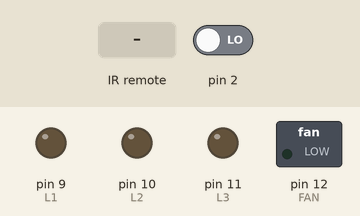
Bench run of a sketch on a simulated Arduino Uno, built with avr-gcc and run on an emulated ATmega328P. Parts: switched loads named in the sketch (green lamp = pin HIGH), output pins drawn as LEDs (lit = HIGH). Inputs (shaded band) come from the test bench; at power-on: pin 2 LOW.

Above: at 1.2 s.
1.3 s: pin 2 driven HIGH
At 2.3 s:
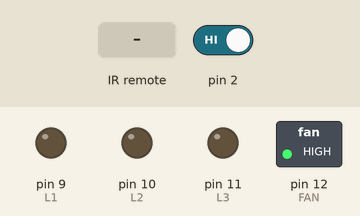
2.8 s: infrared code 0x38863BDC received
At 3.9 s:
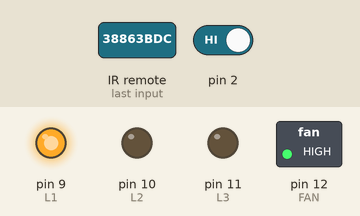
4.3 s: infrared code 0x38863BFE received
At 5.0 s:
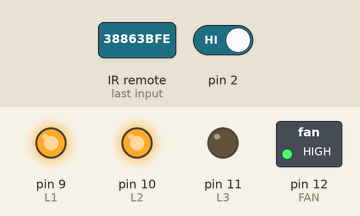
5.8 s: infrared code 0x38863BC6 received
At 6.2 s:
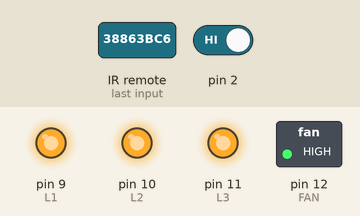
7.3 s: infrared code 0x38863BDC received
At 8.5 s:
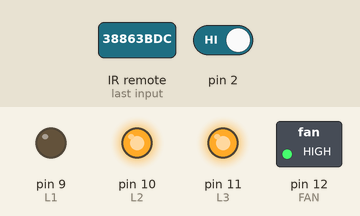
8.8 s: infrared code 0x38863BFE received
At 9.7 s:
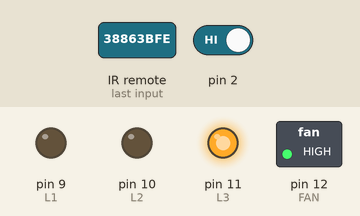
Timing chart, 0 to 11.3 s (numbered marks = the images above; inputs shaded):
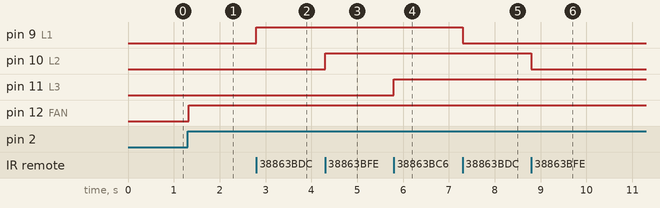

Measured:
- after the input at 1.3 s, pin 12 (FAN): LOW → HIGH at once
- after the input at 2.8 s, pin 9 (L1): LOW → HIGH at once
- after the input at 4.3 s, pin 10 (L2): LOW → HIGH at once
- after the input at 5.8 s, pin 11 (L3): LOW → HIGH at once
- after the input at 7.3 s, pin 9 (L1): HIGH → LOW at once
- after the input at 8.8 s, pin 10 (L2): HIGH → LOW at once

The sketch:

HomeAutomationFinalLRIPLCompact.ino
```cpp
#include <IRremote.h>
#include <TimerOne.h>
#define button1 0x38863BDC
#define button2 0x38863BFE
#define button3 0x38863BC6
#define buttonFan 0x38863BFC
#define plus 0x38863BF2
#define minus 0x38863BFA
#define off 0x38863BCC
int RECV_PIN = 3;
int L1=9;
int L2=10;
int L3=11;
int FAN =12;
boolean LS1=0;
boolean LS2=0;
boolean LS3=0;
boolean FANS=0;
boolean OFF=0;
int FANSpeed=0;
int prevFANSpeed=2;
volatile int i=0;
volatile boolean zero_cross=0;
int dim = 200;
int prevdim=60;
int freqStep = 100;
IRrecv irrecv(RECV_PIN);
decode_results results;
void setup(){
  irrecv.enableIRIn();
  pinMode(L1, OUTPUT);
  pinMode(L2, OUTPUT);
  pinMode(L3, OUTPUT);
  pinMode(FAN, OUTPUT);
  digitalWrite(L1,LOW);
  digitalWrite(L2,LOW);
  digitalWrite(L3,LOW);
  digitalWrite(FAN,LOW);
  attachInterrupt(0, zero_cross_detect, RISING);
  Timer1.initialize(freqStep);
  Timer1.attachInterrupt(dim_check, freqStep);
}
void zero_cross_detect() {
	zero_cross = true;
    i=0;
    digitalWrite(FAN, LOW);
}
void dim_check() {
	if(zero_cross == true) {
		if(i>=dim) {
			digitalWrite(FAN, HIGH);
			i=0;
			zero_cross = false;
		}
		else {
			i++;
		}
    }
}
void loop() {
	if (irrecv.decode(&results)) {
		switch(results.value){
			case button1:{
				if(LS1==0){
					digitalWrite(L1,HIGH);
					LS1=1;
				}
				else{
					digitalWrite(L1,LOW);
					LS1=0;
				}
				break;
			}
			case button2:{
				if(LS2==0){
					digitalWrite(L2,HIGH);
					LS2=1;
				}
				else{
					digitalWrite(L2,LOW);
					LS2=0;
				}
				break;
			}
			case button3:{
				if(LS3==0){
					digitalWrite(L3,HIGH);
					LS3=1;
				}
				else{
					digitalWrite(L3,LOW);
					LS3=0;
				}
				break;
			}
			case buttonFan:{
				if(FANS==0){
					dim=prevdim;
					FANSpeed=prevFANSpeed;
					FANS=1;
				}
				else{
					prevdim=dim;
					prevFANSpeed=FANSpeed;
					dim=200;
					FANS=0;
				}
				break;
			}
			case off:{
				digitalWrite(L1,LOW);
				digitalWrite(L2,LOW);
				digitalWrite(L3,LOW);
				LS1=0;
				LS2=0;
				LS3=0;
				if(dim!=200){
					prevdim=dim;
					prevFANSpeed=FANSpeed;
					dim=200;
					FANS=0;
				}
				break;
			}
			case plus:{
				if(FANS==1){
					if(FANSpeed<5){
						FANSpeed+=1;
						dim-=20;
					}
				}
				break;
			}
			case minus:{
				if(FANS==1){
					if(FANSpeed>2){
						FANSpeed-=1;
						dim+=20;
					}
				}
				break;
			}
			default:{
				break;
			}
		}
		delay(18);
		irrecv.resume();
	}
}
```
